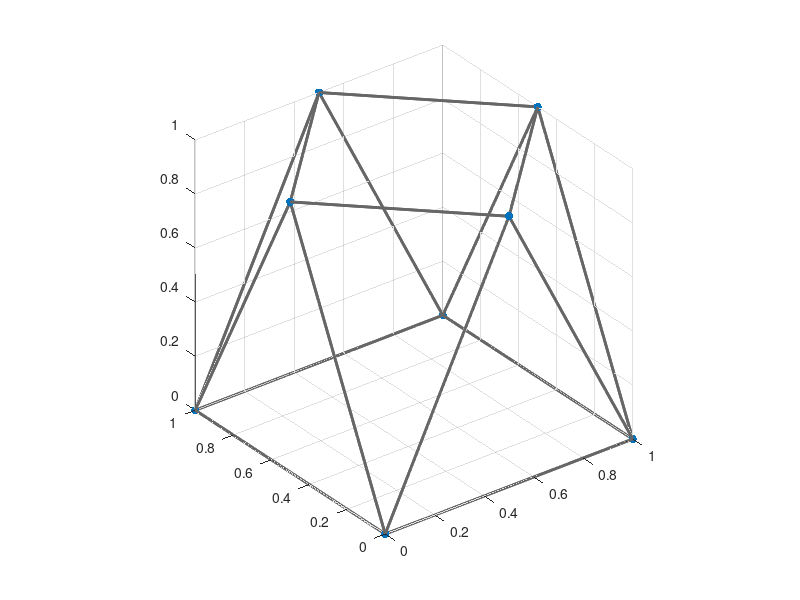

Write MATLAB code to recreate this figure. (Note: this script raises an error after producing the figure.)
qDes = [ 0   0   0; ...
          1   0   0; ...
          1   1   0; ...
          0   1   0; ...
          0  0.5 1.0; ...
         0.5  0  1.0; ...
          1  0.5 1.0; ...
         0.5  1  1.0; ]';
scatter3(qDes(1,:), qDes(2,:), qDes(3,:), 'filled')
hold on

adj = [ ...
0   1   0   1   1   1   0   0    ; ...
1   0   1   0   0   1   1   0    ; ...
0   1   0   1   0   0   1   1    ; ...
1   0   1   0   1   0   0   1    ; ...
1   0   0   1   0   1   0   1    ; ...
1   1   0   0   1   0   1   0    ; ...
0   1   1   0   0   1   0   1    ; ...
0   0   1   1   1   0   1   0    ];

N = size(adj,1);
X = qDes(1,:);
Y = qDes(2,:);
Z = qDes(3,:);

for m = 1 : N
    for n = 1 : N
        if adj(m,n)
        plot3([X(m),X(n)],[Y(m),Y(n)], ...
             [Z(m),Z(n)], 'LineWidth',2, ...
             'Color', [0.4 0.4 0.4]);
        end
    end
end  
axis equal

n = N;
q = qDes;
Df = zeros(n,n);
for i = 1 : n
    for j = i+1 : n
        Df(i,j) = norm(q(3*i-2:3*i)-q(3*j-2:3*j), 2);
    end
end
Df = Df + Df'
[Ar, Kd] = FindGains3D_Ver1_0(qDes, adj);
sort(eig(Ar))